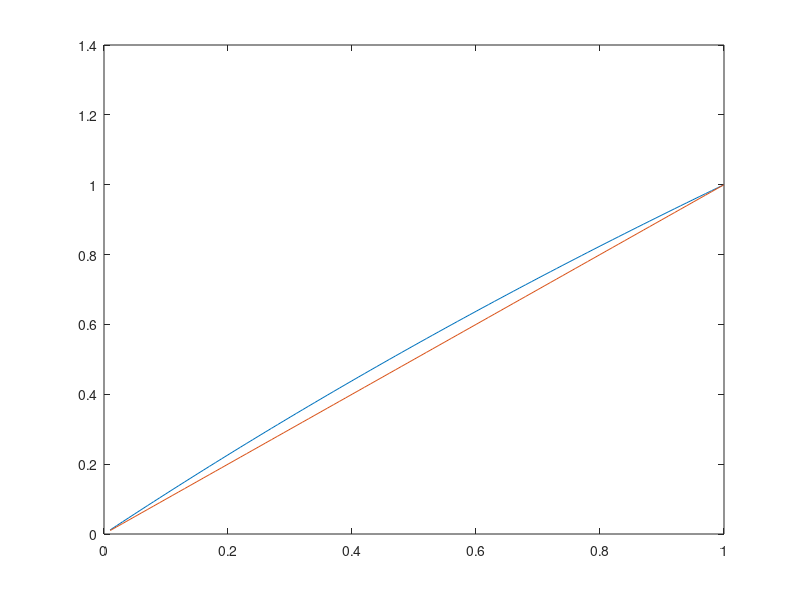

Reproduce this figure in MATLAB.
%y =(10);
%disp(y);
%x = [0.1,0.2,0.3,0.4,0.5,0.6,0.7,0.8,0.9,1.0];
x = (0.01:0.01:1);
y = (length(x)); 
P_acetone_sat  = 741.8;  % (For temperature range --(20 -25 degree Celcius)
P_chloroform_sat =  632.8; 
k = P_acetone_sat/P_chloroform_sat;
for i = 1:length(x)
eqn = @(y) y-x(i)*y-k*x(i)+k*x(i)*y;
y(i) = fsolve(eqn,0.5);
disp(y(i));
end
plot(x,y);
hold on
plot(x,x);